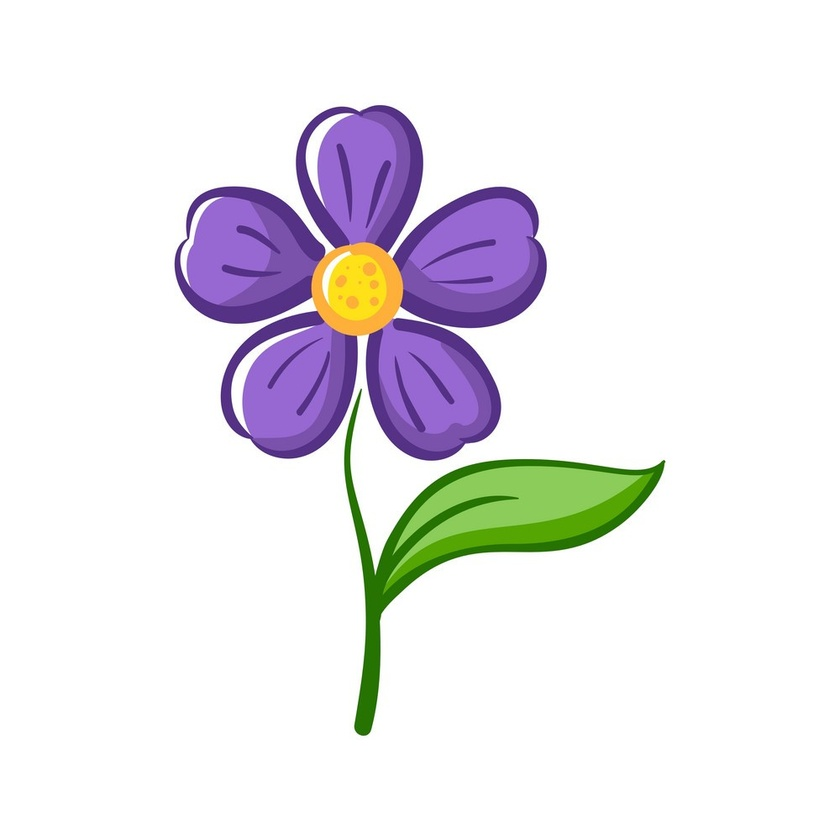
%> input picture DIP/Edge detection/flower.jpg, 840 x 840 px, shrunk from 1000 x 999 before the run
$ octave nagaraj_edge2.m   (GNU Octave 9; MATLAB toolbox functions it lacks are replaced by stand-ins)
%> lines starting %> are read from the running program, lines starting %| are printed output that depends on the picture
close all;
clear;
clc;

% Read the image
img = imread('flower.jpg'); % Replace 'your_image.jpg' with the actual image file
%> img is the input picture: size 840x840x3 uint8; mean R, G, B 234.8, 232.6, 236.6

% Convert the image to grayscale if it's a color image
if size(img, 3) == 3
    img_gray = rgb2gray(img);
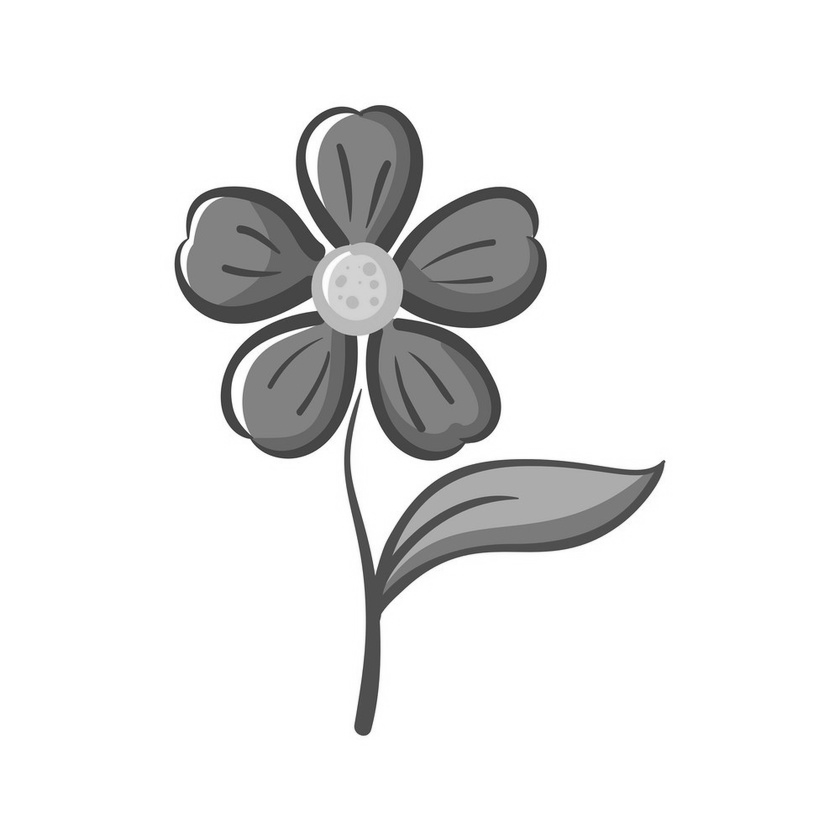
%> img_gray: size 840x840 uint8; min 45, max 255, mean 233.7
else
    img_gray = img;
end

% Apply Gaussian smoothing to the image
sigma = 1.5; % You can adjust the standard deviation of the Gaussian filter
img_smoothed = imgaussfilt(img_gray, sigma);

% Laplacian of Gaussian (LoG) operator
log_operator = fspecial('log', [5, 5], sigma);

% Convolve the smoothed image with the LoG operator
img_log = conv2(double(img_smoothed), log_operator, 'same');
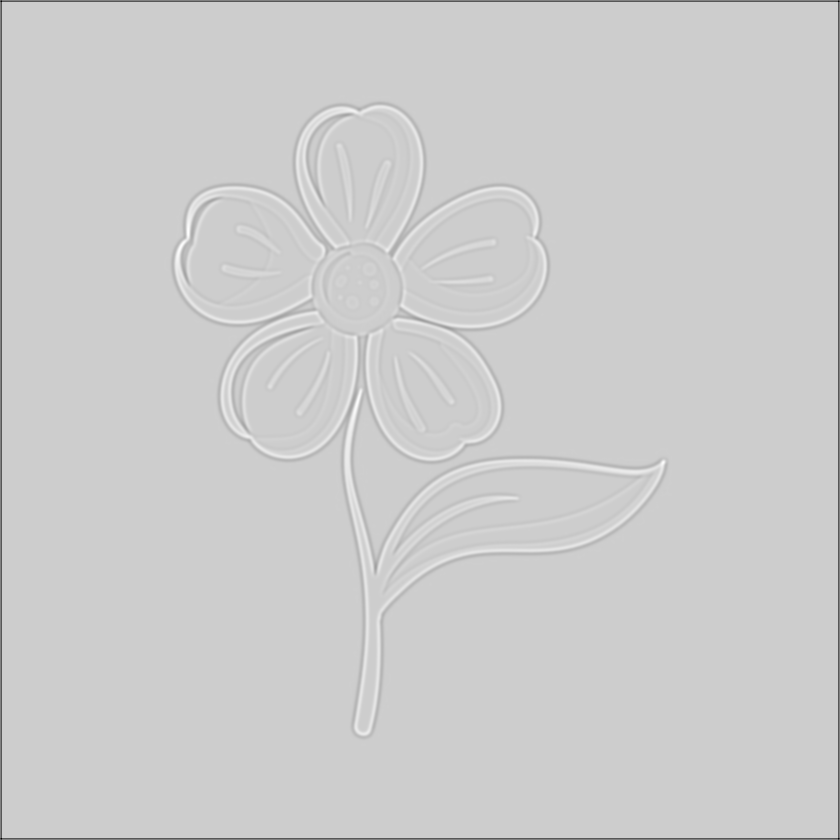
%> img_log: size 840x840 double; min -38.49, max 9.21, mean -0.174; drawn with min black and max white

% Display the original image, smoothed image, and the result of the LoG operator
figure;
subplot(1, 3, 1);
imshow(img_gray);
title('Original Image');

subplot(1, 3, 2);
imshow(img_smoothed);
title('Smoothed Image');

subplot(1, 3, 3);
imshow(img_log, []);
title('LoG Operator Result');
